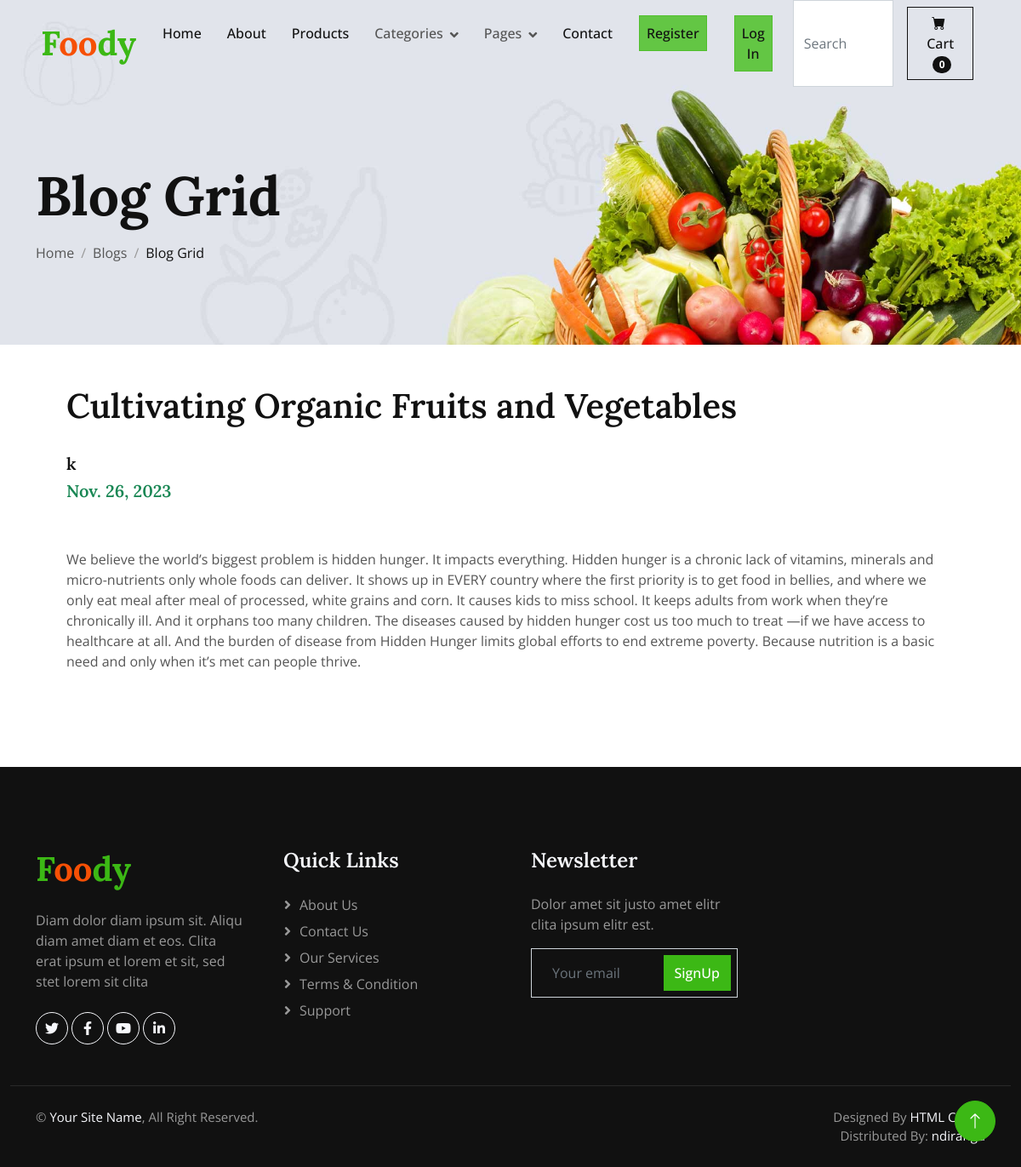
The page /blogcontent/1 on the database its author committed.
### Store/models.py (models this page shows, shortened)
class Blog(models.Model):
    thumbnail = models.ImageField(upload_to="uploads/blogs", default="uploads/blogs.blogs.jpg")
    title = models.CharField(max_length=100, blank=False, null=False)
    author = models.CharField(max_length=100, blank=False, null=False)
    date = models.DateField(auto_now=True)
    content = models.TextField(blank=False, null=True, max_length=50000)

### Store/views.py (the view)
# urls.py: path("blogcontent/<int:id>", views.blogcontent, name="blogcontent"),
def blogcontent(request, id):
    blg = Blog.objects.get(id=id)
    return render(request, "blogcontent.html",{'navbar':'blogs','blg':blg})

### Basket/cart.py (called while the page is built)
    def __len__(self):
        return  len(self.cart)

### Basket/context_processor.py (called while the page is built)
def cart(request):
    return {'cart': Cart(request)}

### Store/templates/blogcontent.html
{% extends "layout.html" %}
{% load static %}
{% block body %}
    <div class="container-fluid page-header wow fadeIn" data-wow-delay="0.1s">
        <div class="container">
            <h1 class="display-3 mb-3 animated slideInDown">Blog Grid</h1>
            <nav aria-label="breadcrumb animated slideInDown">
                <ol class="breadcrumb mb-0">
                    <li class="breadcrumb-item"><a class="text-body" href="{% url 'Store:home' %}">Home</a></li>
                    <li class="breadcrumb-item"><a class="text-body" href="{% url 'Store:blogs' %}">Blogs</a></li>
                    <li class="breadcrumb-item text-dark active" aria-current="page">Blog Grid</li>
                </ol>
            </nav>
        </div>
    </div>
		<div class="container p-5">
            <h1>{{ blg.title }}</h1><br>
            <h5>{{ blg.author }}</h5>
            <h5 class="text-success">{{ blg.date }}</h5><br><br>
            <p>{{ blg.content }}</p>
        </div>
{% endblock %}

### Store/static/css/style.css (style rules this page uses)
:root { --primary: #3CB815; --secondary: #F65005; --light: #F7F8FC; --dark: #111111; }
.page-header { padding-top: 12rem; padding-bottom: 6rem; background: url(../img/carousel-1.jpg) top right no-repeat; background-size: cover; }
.breadcrumb-item+.breadcrumb-item::before { color: #999999; }

### rows shown on the page
Blog: title "Cultivating Organic Fruits and Vegetables", author "k", date "Nov. 26, 2023", content "We believe the world’s biggest problem is hidden hunger. It impacts everything. Hidden hunger is a chronic lack of vitamins, minerals and micro-nutrients only whole foods can deliver. It shows up in EVERY country where the first priority is to get food in bellies, and where we only eat meal after meal of processed, white grains and corn. It causes kids to miss school. It keeps adults from work when they’re chronically ill. And it orphans too many children. The diseases caused by hidden hunger cost us too much to treat —if we have access to healthcare at all. And the burden of disease from Hidden Hunger limits global efforts to end extreme poverty. Because nutrition is a basic need and only…"

### other values the page prints
{{ cart|length }} "0"
